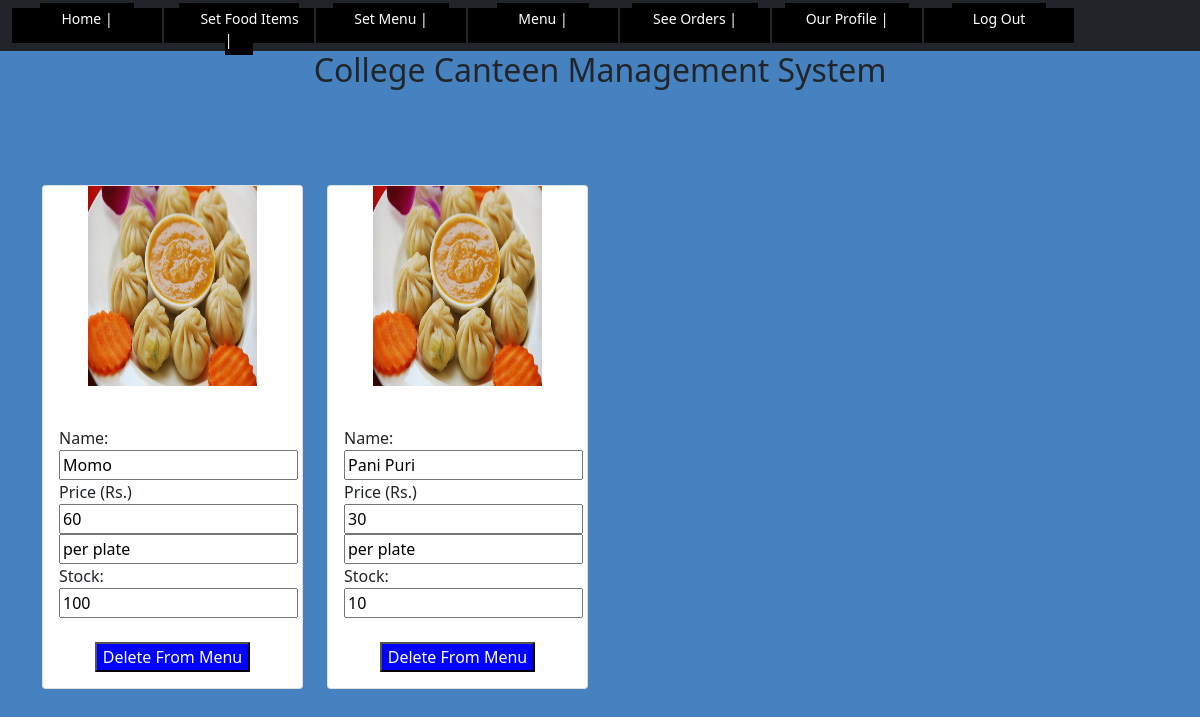
Screenshot of /adminmenu.php with the database file from the repository.
### tables this page shows
CREATE TABLE `menu` (
  `id` int(11) NOT NULL,
  `Name` varchar(50) DEFAULT NULL,
  `Price` int(11) DEFAULT NULL,
  `Quantity` varchar(50) DEFAULT NULL,
  `Photo` varchar(50) DEFAULT NULL,
  `stock` int(11) DEFAULT NULL
);

### adminmenu.php (the view, shortened to what this page needs)
<?php
include('include/adminheader.php');
?>
<!DOCTYPE html>
<html lang="en">
<head>
</head>
<body>
<div class="container py-5">
    <div class="row mt-4">
    <?php
    include('db/connection.php');
    $q = "SELECT * FROM menu " ;
    $result = $conn->query($q);
    if($result-> num_rows > 0){
        while($row=$result->fetch_assoc())
        {
            ?>
            <div class="col-md-3 mt-3" >
                <div class="card">
                    <form action="process/deletemenuprocess.php" Method="POST">
                    <img src="img/<?php echo $row['Photo']; ?>" height="200px" width="200px" value="photo" class="img"><br>
                    <div class="card-body">
                   Name: <input type="text" value="<?php echo $row['Name']; ?>" name="name" readonly="readonly"><br>
                      Price (Rs.)  <input type="text" value="<?php echo $row['Price'];  ?> " name="price" readonly="readonly"><br>
                        <input type="text" value="<?php echo $row['Quantity']; ?>" name="quantity" readonly="readonly"><br>
                      Stock:  <input type="number" value="<?php echo $row['stock']; ?>" readonly="readonly"><br><br>
                        <input type="submit" value="Delete From Menu" class="but">
                        </form>
                    </div>
                </div>
            </div>
            <?php
        }
    }else{
        echo "<h2>No Records Found.</h2>";
    }
    ?>
</body>
</html>

### adminmenu.php (style rules this page uses)
body { background: #4682BF; }
.img { display: block; margin-left: auto; margin-right: auto; width: 65%; }
.but { background:blue; color:white; display: block; margin-left: auto; margin-right: auto; }

### rows the page displays
menu: Photo (picture), name "Momo", price "60", quantity "per plate", stock "100"
menu: Photo (picture), name "Pani Puri", price "30", quantity "per plate", stock "10"
